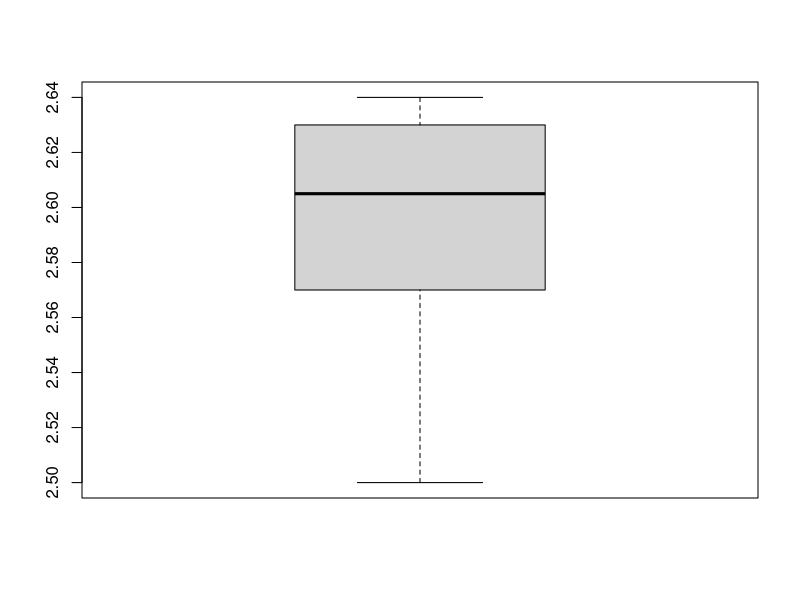
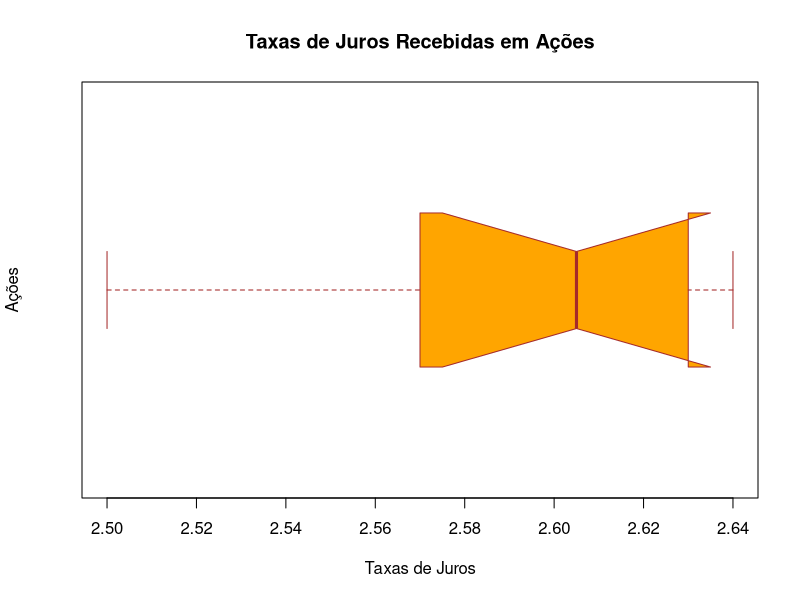
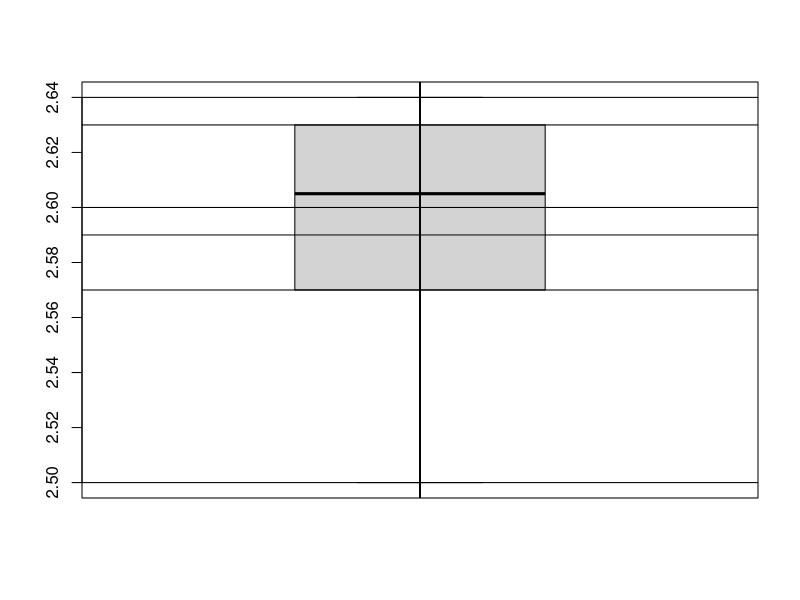
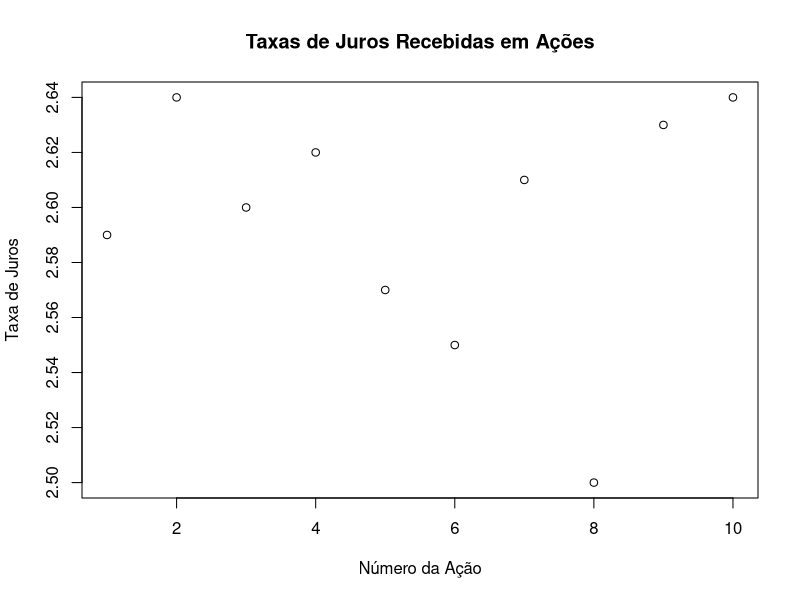
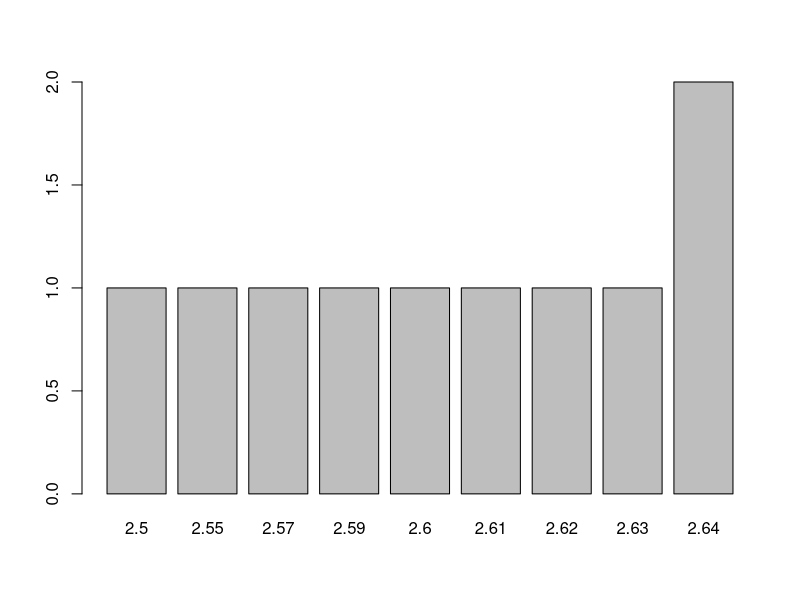
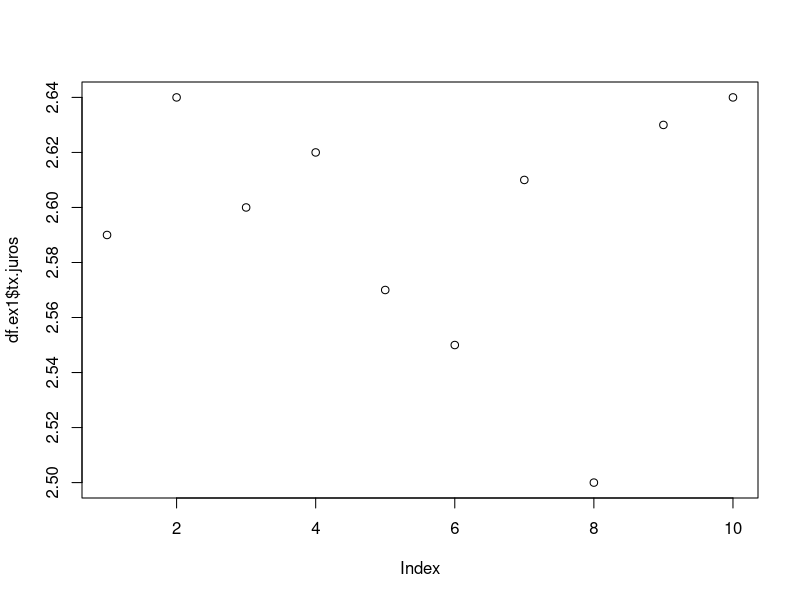
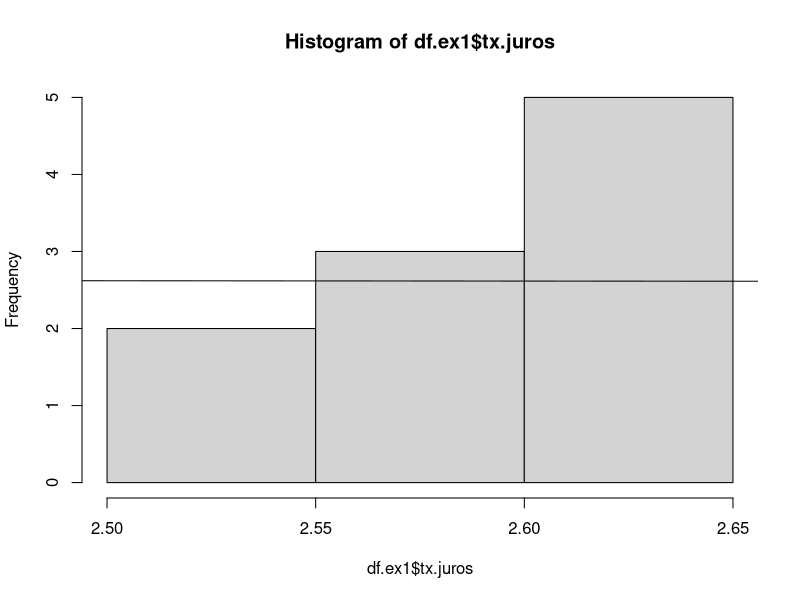
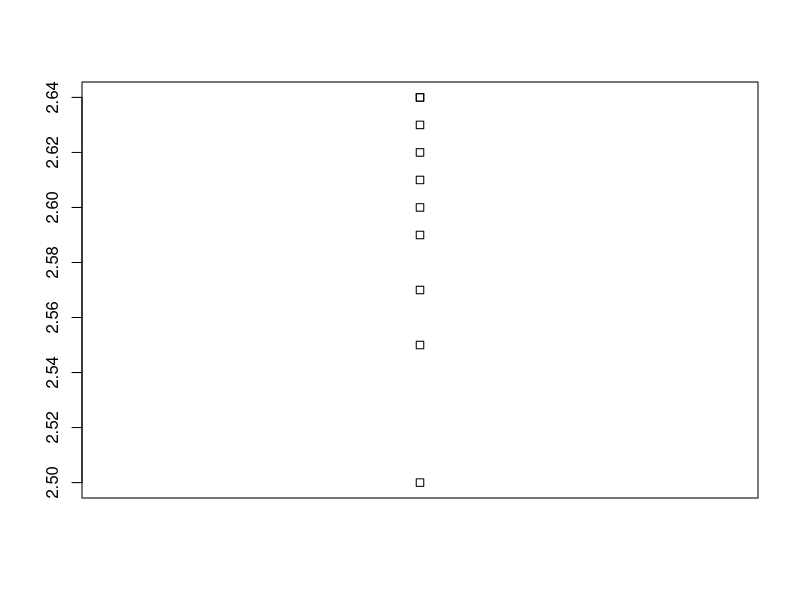

Reproduce these figures in R, in order.
# Instalando biblioteca readxl para importar para o R arquivos com extensão .xls ou .xlsx.
if (!("readxl") %in% installed.packages()) install.packages("readxl")

# Carregando a biblioteca
library(readxl)

# Importando o arquivo do exercício 1
df.ex1 <- read_excel("./dados/exercicio1.xls",skip = 1, col_names = "tx.juros", col_types = c("numeric"))
#view(df.ex1)
# calculando a media
ex1.media <- mean(df.ex1$tx.juros)
print(paste("Média das taxas de juros:", ex1.media))

# calculando a mediana
ex1.mediana = median(df.ex1$tx.juros)
print(paste("Médiana das taxas de juros:", ex1.mediana))

# calculando o desvio padrão
ex1_desviop = round(sd(df.ex1$tx.juros),6)
print(paste("Desvio Padrão das taxas de juros:", ex1_desviop))

# calculando a variância
ex1_varianca <- round(var(df.ex1$tx.juros),6)
print(paste("Variância das taxas de juros:", ex1_varianca))

# valor mínimo
ex1.minimo <- min(df.ex1$tx.juros)
print(paste("Valor mínimo das taxas de juros:", ex1.minimo))

# valor máximo
ex1.maximo <- max(df.ex1$tx.juros)
print(paste("Valor máximo das taxas de juros:", ex1.maximo))

# calculando os quartis
ex1.quartis <- round(quantile(df.ex1$tx.juros),2)
q1 <- ex1.quartis[2]
print(paste("Q1:", q1))

q3 <- ex1.quartis[4]
print(paste("Q3:", q3))

# O melhor gráfico para representar os valores é o do "boxplot"!
boxplot(df.ex1)

# Uma versão mais "sofisticada"!
boxplot(df.ex1$tx.juros,
        main = "Taxas de Juros Recebidas em Ações",
        xlab = "Taxas de Juros",
        ylab = "Ações",
        col = "orange",
        border = "brown",
        horizontal = TRUE,
        notch = T
)

# Uma versão dois, com retas indicando os pontos no gráfico
# get quartile in r code (single line)
media = round(mean(df.ex1$tx.juros),2)
print(media)
mediana = round(median(df.ex1$tx.juros),2)
print(mediana)
menorv = round(min(df.ex1$tx.juros),2)
print(menorv)
maiorv = round(max(df.ex1$tx.juros),2)
print(maiorv)

quartiz = round(quantile(df.ex1$tx.juros, prob=c(.25,.5,.75)),2)
quartiz
# 25%  50%  75% 
#2.59 2.61 2.63 

round(summary(df.ex1$tx.juros),2)
#Min. 1st Qu.  Median    Mean 3rd Qu.    Max. 
#2.50    2.59    2.61    2.60    2.63    2.64 

boxplot(df.ex1$tx.juros)

abline(a = media, b = 0L, h = NULL, v = T)
abline(a = mediana, b = 0L, h = NULL, v = T)
abline(a = menorv, b = 0L, h = NULL, v = T)
abline(a = maiorv, b = 0L, h = NULL, v = T)
abline(a = quartiz[1], b = 0L, h = NULL, v = T)
abline(a = quartiz[3], b = 0L, h = NULL, v = T)


# Experiências ....

#Outro gráfico
plot(df.ex1$tx.juros, main = "Taxas de Juros Recebidas em Ações",
     xlab = "Número da Ação",
     ylab = "Taxa de Juros")
barplot(table(df.ex1$tx.juros))

plot(df.ex1$tx.juros)
hist(df.ex1$tx.juros)
lines(df.ex1$tx.juros)

stripchart(df.ex1$tx.juros, vertical = T)
